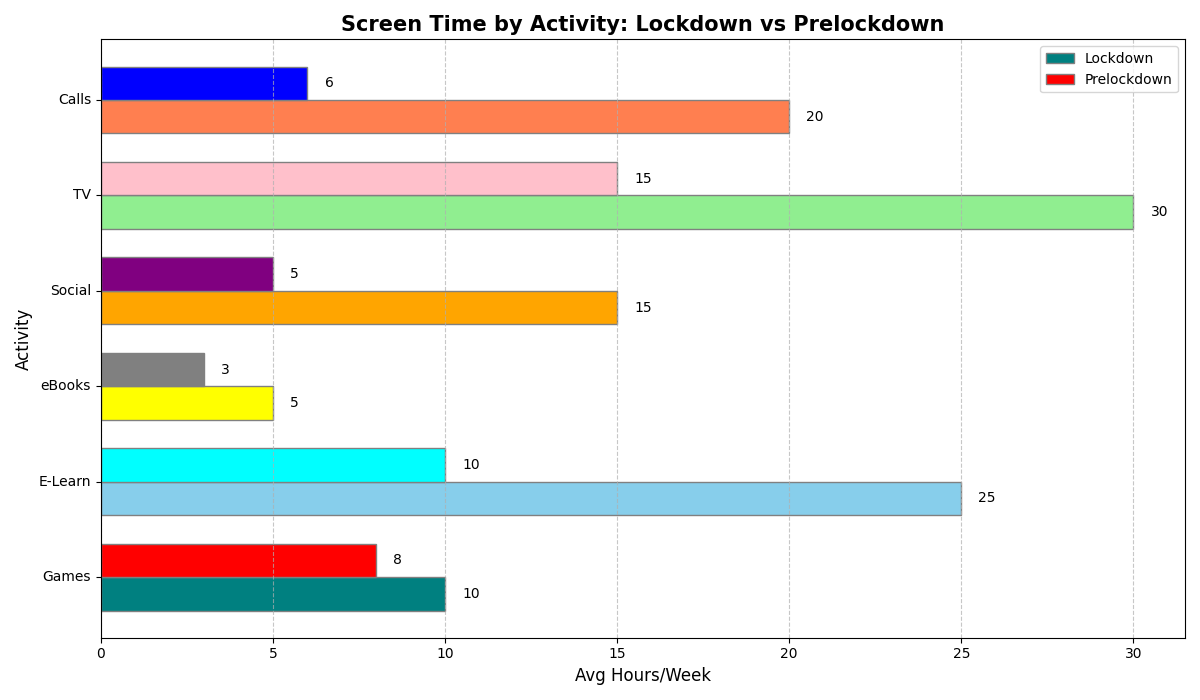

Python code for this plot:
import matplotlib.pyplot as plt
import numpy as np

activities = ['Games', 'E-Learn', 'eBooks', 'Social', 'TV', 'Calls']
average_hours_lockdown = np.array([10, 25, 5, 15, 30, 20])
average_hours_prelockdown = np.array([8, 10, 3, 5, 15, 6])

fig, ax = plt.subplots(figsize=(12, 7))

bar_height = 0.35
index = np.arange(len(activities))

lockdown_colors = ['teal', 'skyblue', 'yellow', 'orange', 'lightgreen', 'coral']
prelockdown_colors = ['red', 'cyan', 'grey', 'purple', 'pink', 'blue']

bar1 = ax.barh(index, average_hours_lockdown, bar_height, label='Lockdown', color=lockdown_colors, edgecolor='gray')
bar2 = ax.barh(index + bar_height, average_hours_prelockdown, bar_height, label='Prelockdown', color=prelockdown_colors, edgecolor='gray')

ax.set_title('Screen Time by Activity: Lockdown vs Prelockdown', fontsize=15, fontweight='bold')
ax.set_ylabel('Activity', fontsize=12)
ax.set_xlabel('Avg Hours/Week', fontsize=12)
ax.set_yticks(index + bar_height / 2)
ax.set_yticklabels(activities, fontsize=10, va='center')
ax.legend(fontsize=10)

for bar_group in [bar1, bar2]:
    for bar in bar_group:
        width = bar.get_width()
        ax.text(width + 0.5, bar.get_y() + bar.get_height() / 2, f'{width}', va='center', ha='left', fontsize=10)

ax.grid(axis='x', linestyle='--', alpha=0.7)

plt.tight_layout()
plt.show()
